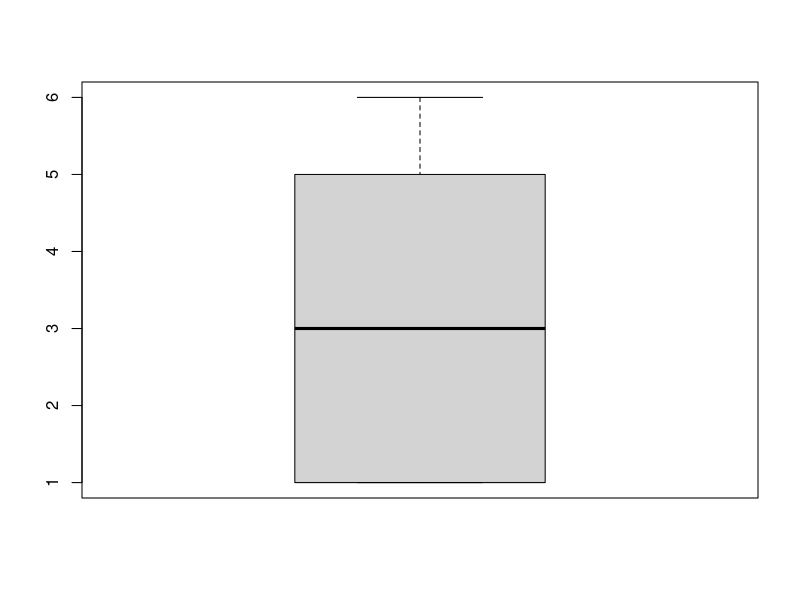
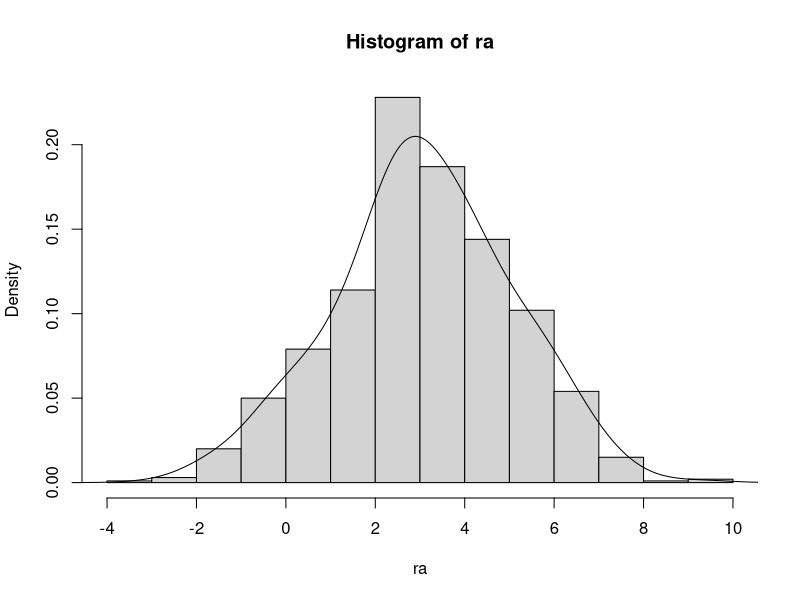

These figures' R source, in order:
## ---- chunk 1
knitr::opts_chunk$set(echo = TRUE)
## ---- chunk 2
a <- sample(1:6, size = 20, replace = TRUE) # Create a sample (dieroll)
ma <- mean(a) # check the mean of sample
sda <- sd(a) # check the standard deviation
boxplot(a) 

ra <- rnorm(1000, mean = ma, sd = sda) #random normal distribution
hist(ra, prob=TRUE)
lines(density(ra, adjust = 1.5)) #adjust the line
